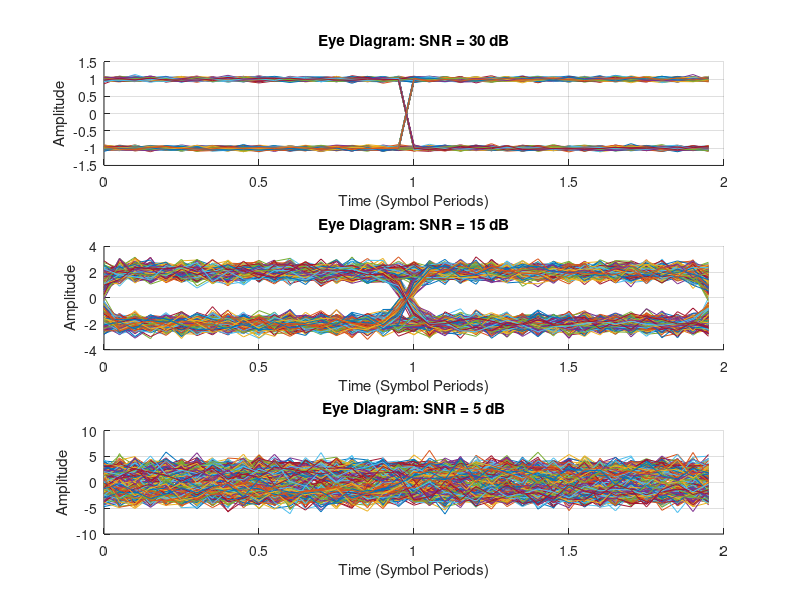

MATLAB code to generate this figure: (Note: this script raises an error after producing the figure.)
clc; clear; close all;

% Parameters
N = 1000;                   % Number of bits
sps = 20;                   % Samples per symbol
SNR = [30 15 5];             % SNR values in dB

% Binary data (Bipolar NRZ)
bits = randi([0 1],1,N);
symbols = 2*bits-1;
x = repelem(symbols,sps);

% Channel impulse responses
h1 = 1;                     % No ISI
h2 = [0.5 1 0.5];           % ISI channel

figure;

for i = 1:3

    % Apply channel
    if i == 1
        y = conv(x,h1,'same');
    else
        y = conv(x,h2,'same');
    end

    % Add AWGN
    Ps = mean(y.^2);
    noise = sqrt(Ps/10^(SNR(i)/10))*randn(size(y));
    r = y + noise;

    % Eye diagram
    subplot(3,1,i);
    hold on;

    for k = 1:2*sps:length(r)-2*sps
        plot((0:2*sps-1)/sps,r(k:k+2*sps-1));
    end

    title(['Eye Diagram: SNR = ',num2str(SNR(i)),' dB']);
    xlabel('Time (Symbol Periods)');
    ylabel('Amplitude');
    grid on;
    xlim([0 2]);
end

sgtitle('Eye Diagram: Effects of ISI and SNR');
